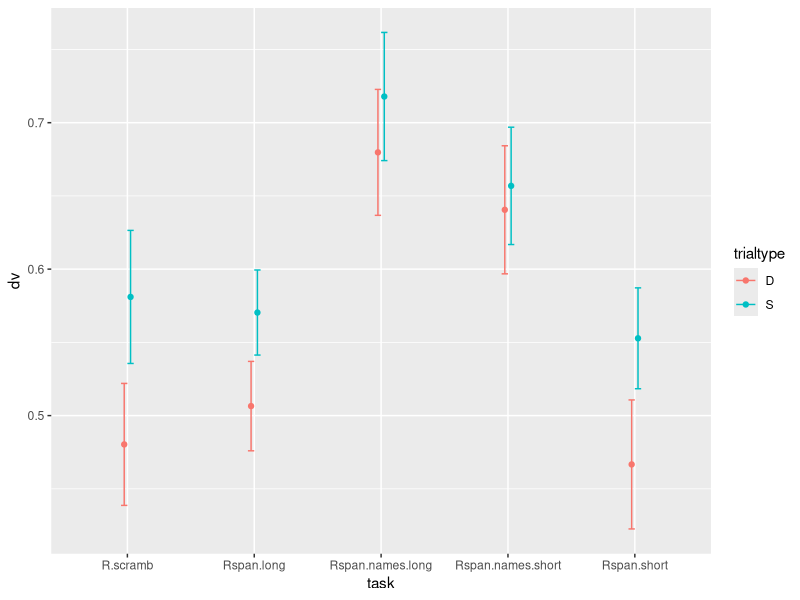

Write the R code that produced this figure.
## ---- chunk 1
dat <- read.csv('../data/scored_recall.csv')
subset(dat, Subject == 8 & trialnum == 5)
## ---- chunk 2
# exists checks if the variable has been defined
if (exists('params')) {
  dat <- subset(dat, task %in% params$tasks)
} else {
  # could create a params list here, e.g.
  # params = list(tasks = c(), dv = "")
}
## ---- chunk 3
dat <- subset(dat, !is.na(inpos))
## ---- chunk 4
# Can change the line below to configure choosing which variable to use
dat$dv = dat$ACC.ser
#
dat_agg <- aggregate(dv ~ task + Subject + trialtype, data=dat, mean)
head(dat_agg)
## ---- chunk 5
row_ord <- with(dat_agg, order(task, Subject, trialtype))
dat_ord <- dat_agg[row_ord,]
## ---- chunk 6
se <- function(x) { 
  sqrt(var(x) / length(x)) 
}
means <- aggregate(dv ~ task + trialtype, dat_ord, mean)
ses <- aggregate(dv ~ task + trialtype, dat_ord, se)

meanse <- means
meanse$se = ses$dv
head(meanse)
## ---- chunk 7
library(ggplot2)

# dodge is useful for moving points to horizontally so they don't overlap
dodge = position_dodge(width=.1)
# plot points with errorbars
# we give all of the aesthetics we want as defaults to the ggplot function
# and all additional aesthetics to specific geoms
ggplot(meanse, aes(task, dv, color=trialtype)) + 
  geom_point(position=dodge) +
  geom_errorbar(aes(ymin=dv-se, ymax=dv+se), width=.1, position=dodge)

